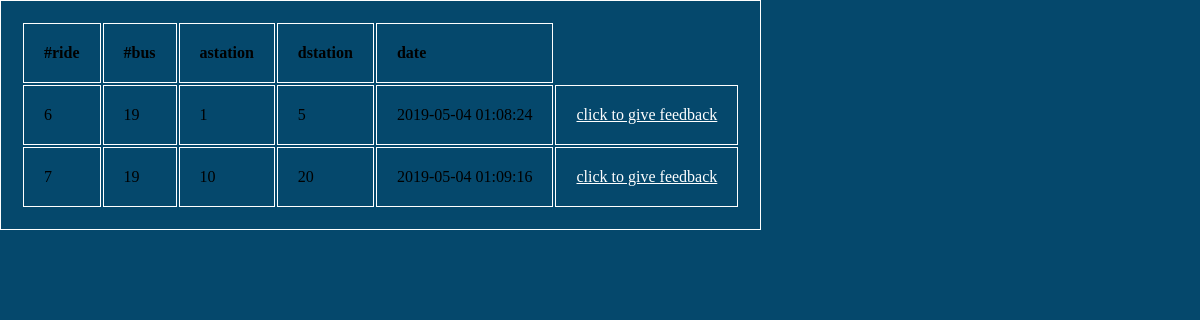
Page /feed.php (signed in) on the committed database.
### tables this page shows
CREATE TABLE `ride` (
  `Ride_id` int(11) NOT NULL,
  `Bus_id` int(11) DEFAULT NULL,
  `User_id` int(11) DEFAULT NULL,
  `Departure_station_id` int(11) NOT NULL,
  `Arrival_station_id` int(11) NOT NULL,
  `Date` timestamp NOT NULL DEFAULT CURRENT_TIMESTAMP,
  `Cost` int(11) NOT NULL
);

### feed.php (the view, shortened to what this page needs)
<html>
    <head>
        <link rel="stylesheet" type="text/css" href="rout.css">
    </head>
    <body>
        <?php
echo '<table>
<tr><td><b>#ride</b></td>
<td><b>#bus</b></td>
<td><b>astation</b></td>
<td><b>dstation</b></td>
<td><b>date</b></td>
</tr>';
        $con = mysqli_connect('localhost', 'root', '', "smart_bus");
        $user = $_SESSION['user_id'];
        $sel = "SELECT * FROM ride where User_id='$user' ";
        $res = mysqli_query($con, $sel);
        if ($res) {
            while ($row = mysqli_fetch_array($res)) {
                $x = $row["Ride_id"];
                $y=$row['User_id'];
                echo '<tr><td>' .
                    $row['Ride_id'] . '</td><td>' .
                    $row['Bus_id'] . '</td><td>' .
                    $row['Departure_station_id'] . '</td><td>' .
                    $row['Arrival_station_id'] . '</td><td>' .
                    $row['Date'] .
                    '<td><a href="feedback.php?id=' . $x . '& user='.$y.'">click to give  feedback</a></td>';
                echo '</tr>';
            }
        }
?>
    </body>
</html>

### rout.css (style rules this page uses)
* { margin: 0; padding: 0; }
body { background-color: #05486C }

### feed.php (style rules this page uses)
a { color: #fff; }
table ,tr ,td { padding: 20px; border: 1px solid white; }

### rows in the picture
ride: Ride_id "6", Bus "19", Departure_station "1", Arrival_station "5", Date "2019-05-04 01:08:24"
ride: Ride_id "7", Bus "19", Departure_station "10", Arrival_station "20", Date "2019-05-04 01:09:16"
